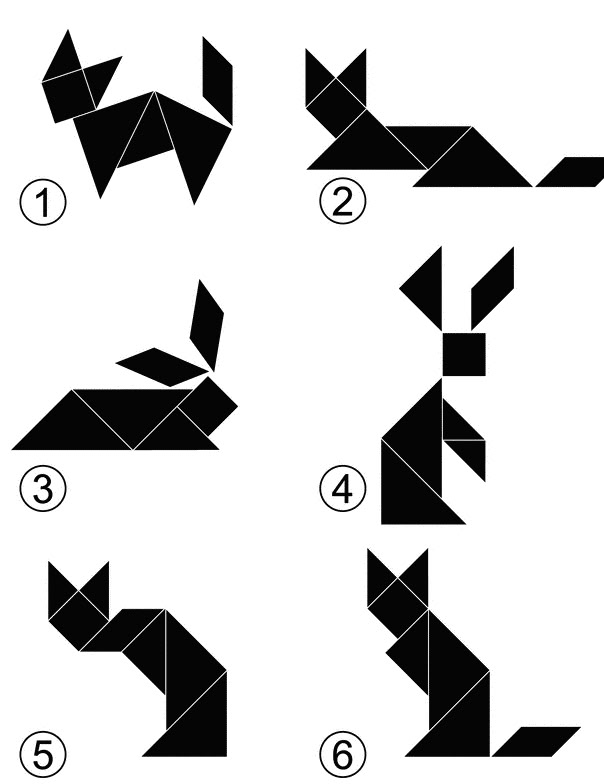
#> input picture images/raw/synthetic_shapes_raw.jpg, 604 x 784 px, found by its file name
$ python prepare_images.py
#> lines starting #> are read from the running program, lines starting #| are printed output that depends on the picture; after the words box and inside, x2 and y2 are one past the last pixel; in counts of white or black regions, pixels touching at a corner belong together
### src/io_utils.py
"""Helpers for loading, binarizing and saving images."""

import cv2
import numpy as np


def binarize_otsu(
    gray: np.ndarray, invert: bool = False
) -> tuple[np.ndarray, float]:
    """Binarize a grayscale image to {0, 1} (uint8) using Otsu's thresholding.

    Returns:
        binary_img: np.ndarray of shape (H, W) with values in {0, 1} (uint8).
        otsu_thresh: float, the optimal threshold value computed by Otsu.
    """
    thresh_type = cv2.THRESH_BINARY_INV if invert else cv2.THRESH_BINARY
    otsu_thresh, binary_255 = cv2.threshold(
        gray, 0, 255, thresh_type + cv2.THRESH_OTSU
    )
    binary_01 = (binary_255 > 0).astype(np.uint8)
    return binary_01, float(otsu_thresh)


# [22 lines left out: function load_binary, not called in this run]


def save_binary(path: str, img: np.ndarray) -> None:
    """Save a {0, 1} image as a 0/255 PNG."""
    cv2.imwrite(path, (img * 255).astype(np.uint8))

### src/prepare_images.py
"""Script to binarise user-prepared raw images with Otsu and log sources."""

import os
import sys
import cv2

sys.path.insert(0, os.path.abspath(os.path.join(os.path.dirname(__file__), "..")))
from src.io_utils import binarize_otsu, save_binary

IMAGES_DIR = "images"
RAW_DIR = os.path.join(IMAGES_DIR, "raw")

# =====================================================================
# ĐIỀN ĐÚNG TÊN 4 FILE ẢNH CỦA BẠN TRONG THƯ MỤC images/raw/ VÀO ĐÂY:
# =====================================================================
MY_RAW_FILES = {
    "synthetic": "synthetic_shapes_raw.jpg",
    "noisy": "noisy_image_raw.png",
    "text_scan": "text_scan_raw.tif",
    "fingerprint": "fingerprint_raw.tif",
}


def main():
    # Cấu hình: (Tên ảnh xuất ra, Tên ảnh gốc trong raw/, Phân loại, Đảo màu invert, Mô tả mục đích)
    # Lưu ý: Đặt invert=True nếu vật thể/chữ có màu ĐEN trên nền TRẮNG. Đặt False nếu vật thể TRẮNG trên nền ĐEN.
    tasks = [
        (
            "synthetic_shapes.png",
            MY_RAW_FILES["synthetic"],
            "Synthetic shapes",
            False,
            "Baseline geometric shapes to test Dilation hole-filling and Erosion bridge-breaking.",
        ),
        (
            "noisy_image.png",
            MY_RAW_FILES["noisy"],
            "Noisy image",
            False,
            "Evaluate background noise removal via Erosion and foreground hole filling via Dilation.",
        ),
        (
            "text_scan.png",
            MY_RAW_FILES["text_scan"],
            "Text scan",
            True,
            "Reconnect broken character strokes via Dilation and separate touching characters via Erosion.",
        ),
        (
            "fingerprint.png",
            MY_RAW_FILES["fingerprint"],
            "Fingerprint",
            True,
            "Denoise background speckles and bridge small gaps in fingerprint ridges.",
        ),
    ]

    log_rows = []
    print("=== CHẠY OTSU TRÊN ẢNH CỦA BẠN ===")
    for out_name, raw_filename, category, invert, purpose in tasks:
        raw_path = os.path.join(RAW_DIR, raw_filename)
        if not os.path.exists(raw_path):
            raise FileNotFoundError(
                f"Không tìm thấy file '{raw_path}'! Hãy kiểm tra lại tên file trong thư mục images/raw/."
            )

        gray = cv2.imread(raw_path, cv2.IMREAD_GRAYSCALE)
#> gray is the input picture: shape (784, 604); min 0, max 255, mean 207.4
        if gray is None:
            raise ValueError(f"Không thể đọc được ảnh: {raw_path}")

        bin_01, otsu_t = binarize_otsu(gray, invert=invert)
#> in binarize_otsu, `otsu_thresh, binary_255 = cv2.threshold( gray, 0, 255, thresh_type + c..`:
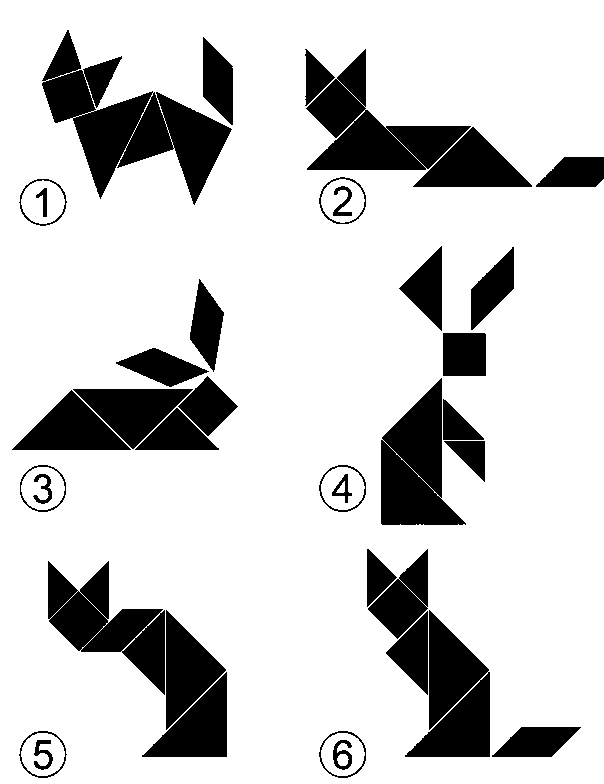
#> binary_255: shape (784, 604); 81% white; 38 black regions, largest, box (x1, y1, x2, y2) and area: (42, 30, 232, 205) 12709, (306, 49, 471, 170) 8249, (381, 378, 466, 525) 7385
#> in binarize_otsu, `otsu_thresh, binary_255 = cv2.threshold( gray, 0, 255, thresh_type + c..`: otsu_thresh = 131
#> otsu_t = 131
        out_path = os.path.join(IMAGES_DIR, out_name)
        save_binary(out_path, bin_01)

        h, w = gray.shape
#> h = 784; w = 604
        mode_str = "THRESH_BINARY_INV + OTSU" if invert else "THRESH_BINARY + OTSU"
        source_desc = f"User-prepared test image (`raw/{raw_filename}`)"

        print(f"[OK] {out_path:<26} <- raw/{raw_filename:<24} | {w}x{h} | Otsu T = {otsu_t:5.1f}")
#| [OK] images/synthetic_shapes.png <- raw/synthetic_shapes_raw.jpg | 604x784 | Otsu T = 131.0
        log_rows.append(
            (out_name, f"raw/{raw_filename}", category, f"{w}x{h}", f"{otsu_t:.1f}", mode_str, source_desc, purpose)
        )
#> pass 2 of the loop in main, `for out_name, raw_filename, category, invert, purpose in tasks:`:
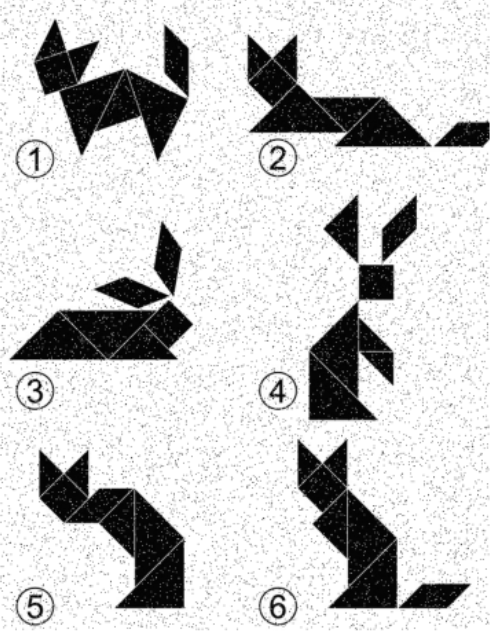
#> input picture images/raw/noisy_image_raw.png, 498 x 638 px, found by its file name
#> in main, gray is the input picture: shape (638, 498); min 1, max 255, mean 203.6
#> in binarize_otsu (call 2), `otsu_thresh, binary_255 = cv2.threshold( gray, 0, 255, thresh_type + c..`:
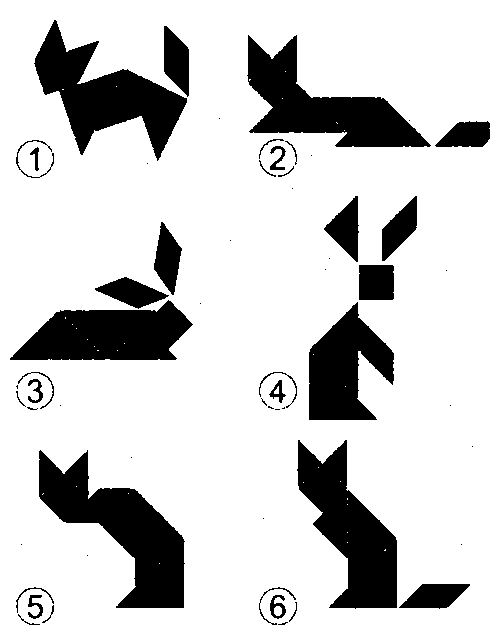
#> binary_255: shape (638, 498); 81.1% white; 58 black regions (25 under 20 px), largest, box (x1, y1, x2, y2) and area: (39, 450, 185, 608) 9755, (247, 35, 431, 147) 8584, (34, 20, 187, 161) 8541
#> otsu_thresh = 134
#| [OK] images/noisy_image.png     <- raw/noisy_image_raw.png      | 498x638 | Otsu T = 134.0

    # Ghi file images/SOURCES.md
    sources_md_path = os.path.join(IMAGES_DIR, "SOURCES.md")
    with open(sources_md_path, "w", encoding="utf-8") as f:
        f.write("# Test Images & Otsu Binarization Log\n\n")
        f.write(
            "All test images in `images/` are binarized using **Otsu's automatic thresholding method** (`src/io_utils.py:binarize_otsu`).\n\n"
        )
        f.write(
            "| Binary Image (`images/`) | Raw Input (`images/raw/`) | Category | Resolution | Otsu Threshold ($T$) | Threshold Mode | Source / Origin | Testing Purpose |\n"
        )
        f.write("| :--- | :--- | :--- | :--- | :--- | :--- | :--- | :--- |\n")
        for row in log_rows:
            f.write(
                f"| `{row[0]}` | `{row[1]}` | {row[2]} | {row[3]} | `{row[4]}` | `{row[5]}` | {row[6]} | {row[7]} |\n"
            )
        f.write("\n## Reproducibility\n\n")
        f.write("```bash\npython src/prepare_images.py\n```\n")

    print(f"[+] Đã cập nhật file log: {sources_md_path}")
#| [+] Đã cập nhật file log: images/SOURCES.md


if __name__ == "__main__":
    main()
